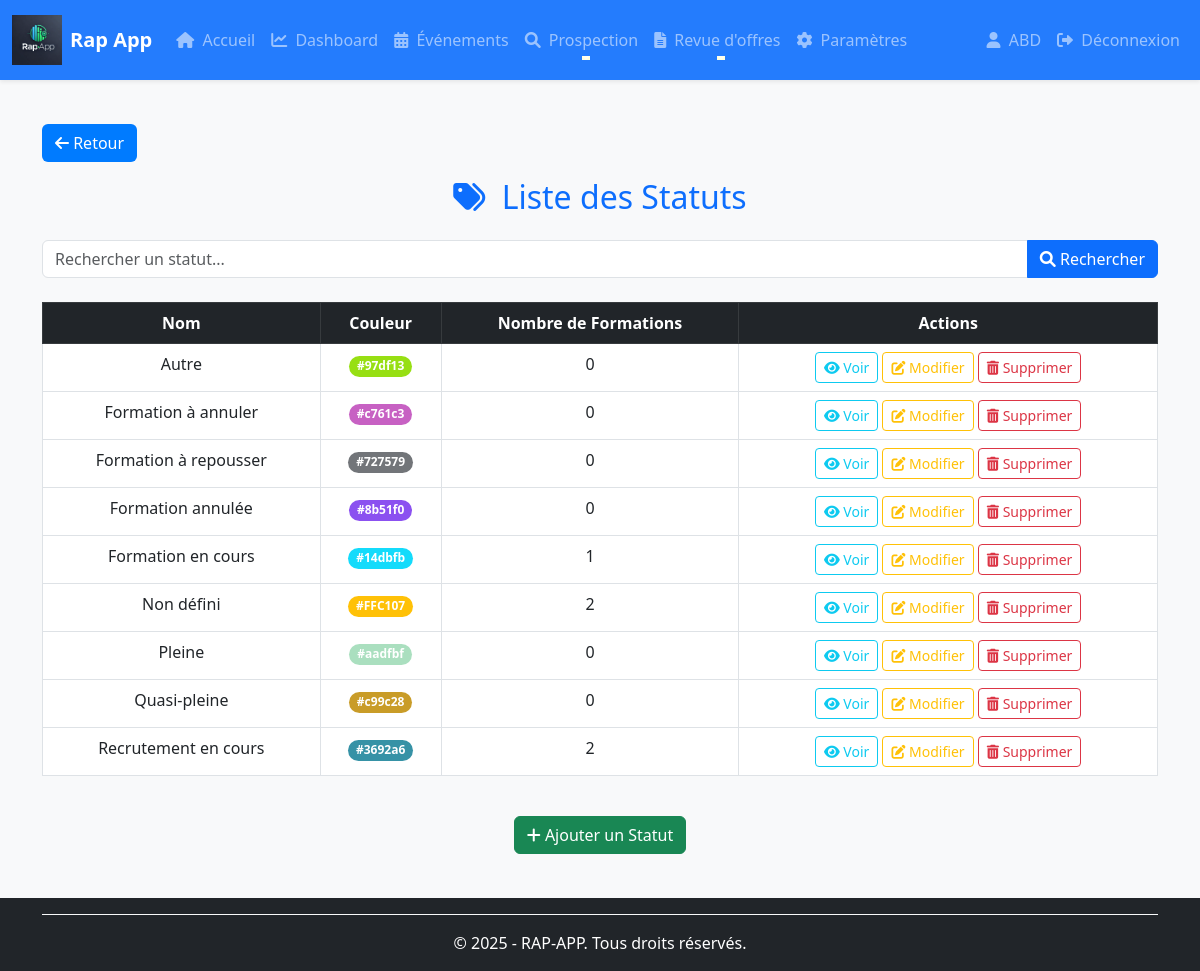
The page /statuts/ (signed in) on the database its author committed.
### rap_app/models/statut.py (models this page shows, shortened)
class Statut(BaseModel):
    NON_DEFINI = 'non_defini'
    RECRUTEMENT_EN_COURS = 'recrutement_en_cours'
    FORMATION_EN_COURS = 'formation_en_cours'
    FORMATION_A_ANNULER = 'formation_a_annuler'
    FORMATION_A_REPOUSSER = 'formation_a_repousser'
    FORMATION_ANNULEE = 'formation_annulee'
    PLEINE = 'pleine'
    QUASI_PLEINE = 'quasi_pleine'
    AUTRE = 'autre'
    STATUT_CHOICES = [
        (NON_DEFINI, 'Non défini'),
        (RECRUTEMENT_EN_COURS, 'Recrutement en cours'),
        (FORMATION_EN_COURS, 'Formation en cours'),
        (FORMATION_A_ANNULER, 'Formation à annuler'),
        (FORMATION_A_REPOUSSER, 'Formation à repousser'),
        (FORMATION_ANNULEE, 'Formation annulée'),
        (PLEINE, 'Pleine'),
        (QUASI_PLEINE, 'Quasi-pleine'),
        (AUTRE, 'Autre'),
    ]
    nom = models.CharField(
        max_length=100,
        choices=STATUT_CHOICES,
        verbose_name="Nom du statut"
    )
    """
    Nom du statut, avec des choix prédéfinis.
    """
    couleur = models.CharField(
        max_length=7,  # Format #RRGGBB
        verbose_name="Couleur",
        help_text="Couleur hexadécimale (ex: #FF5733)",
        blank=True  # Permet d'assigner une couleur par défaut si vide
    )
    """
    Code couleur associé au statut.
    Exemple : `#FF0000` pour rouge, `#00FF00` pour vert.
    Si ce champ est vide, une couleur prédéfinie selon le type de statut sera attribuée.
    """
    description_autre = models.CharField(
        max_length=255,
        blank=True,
        null=True,
        verbose_name="Description personnalisée"
    )
    """
    Permet de renseigner une description si le statut sélectionné est "Autre".
    Obligatoire si le statut est `AUTRE`.
    """
    def get_nom_display(self):
        if self.nom == self.AUTRE and self.description_autre:
            return self.description_autre  # ✅ Retourne la description si le statut est "Autre"
        return dict(self.STATUT_CHOICES).get(self.nom, self.nom)  # ✅ Sinon, retourne le nom normal
    class Meta:
        verbose_name = "Statut"
        verbose_name_plural = "Statuts"
        ordering = ['nom']

### rap_app/views/statuts_views.py (the view, shortened to what this page needs)
# urls.py: path('statuts/', statuts_views.StatutListView.as_view(), name='statut-list'),
class StatutListView(BaseListView):
    model = Statut
    context_object_name = 'statuts'
    template_name = 'statuts/statut_list.html'  # ✅ Ajout du chemin du template
    def get_queryset(self):
        queryset = super().get_queryset().annotate(
            nb_formations=Count('formations')
        )
        q = self.request.GET.get('q')
        if q:
            queryset = queryset.filter(nom__icontains=q)
        return queryset.order_by('nom')
    def get_context_data(self, **kwargs):
        context = super().get_context_data(**kwargs)
        context['filters'] = {
            'q': self.request.GET.get('q', ''),
        }
        return context

### rap_app/templates/statuts/statut_list.html
{% extends "base.html" %}
{% block content %}
<div class="container mt-4">
    {% include "composants/bouton_retour.html" %}
    <h2 class="text-primary text-center mb-4"><i class="fas fa-tags me-2"></i> Liste des Statuts</h2>
    <form method="get" class="mb-4">
        <div class="input-group">
            <input type="text" name="q" class="form-control" placeholder="Rechercher un statut..." value="{{ filters.q }}">
            <button type="submit" class="btn btn-primary"><i class="fas fa-search"></i> Rechercher</button>
        </div>
    </form>
    <div class="table-responsive">
        <table class="table table-hover table-bordered text-center">
            <thead class="table-dark">
                <tr>
                    <th>Nom</th>
                    <th>Couleur</th>
                    <th>Nombre de Formations</th>
                    <th>Actions</th>
                </tr>
            </thead>
            <tbody>
                {% for statut in statuts %}
                <tr>
                    <td>{{ statut.get_nom_display }}</td>
                    <td>
                        <span class="badge rounded-pill text-white" style="background-color: {{ statut.couleur }};">
                            {{ statut.couleur }}
                        </span>
                    </td>
                    <td>{{ statut.nb_formations }}</td>
                    <td>
                        <a href="{% url 'statut-detail' statut.pk %}" class="btn btn-outline-info btn-sm">
                            <i class="fas fa-eye"></i> Voir
                        </a>
                        <a href="{% url 'statut-update' statut.pk %}" class="btn btn-outline-warning btn-sm">
                            <i class="fas fa-edit"></i> Modifier
                        </a>
                        <a href="{% url 'statut-delete' statut.pk %}" class="btn btn-outline-danger btn-sm">
                            <i class="fas fa-trash-alt"></i> Supprimer
                        </a>
                    </td>
                </tr>
                {% empty %}
                <tr>
                    <td colspan="4" class="text-center text-muted">
                        <i class="fas fa-info-circle"></i> Aucun statut trouvé.
                    </td>
                </tr>
                {% endfor %}
            </tbody>
        </table>
    </div>
    <div class="text-center mt-4">
        <a href="{% url 'statut-create' %}" class="btn btn-success">
            <i class="fas fa-plus"></i> Ajouter un Statut
        </a>
    </div>
</div>
{% endblock %}

### rap_app/templates/composants/navbar.html (shortened to what this page needs)
{% load static %}
<nav class="navbar navbar-expand-lg navbar-dark bg-primary shadow-sm sticky-top" id="mainNavbar">
  <div class="container-fluid">
    <a class="navbar-brand d-flex align-items-center" href="{% url 'home' %}">
      <img src="{% static 'images/logo.png' %}" alt="Logo Rap App" class="navbar-logo me-2">
      <span class="fw-bold">Rap App</span>
    </a>
    <div class="collapse navbar-collapse" id="navbarNav">
      <ul class="navbar-nav me-auto mb-2 mb-lg-0">
        <li class="nav-item"><a class="nav-link" href="{% url 'home' %}"><i class="fas fa-home me-1"></i> Accueil</a></li>
        <li class="nav-item"><a class="nav-link" href="{% url 'dashboard' %}"><i class="fas fa-chart-line me-1"></i> Dashboard</a></li>
        <li class="nav-item"><a class="nav-link" href="{% url 'evenement-list' %}"><i class="fas fa-calendar-alt me-1"></i> Événements</a></li>
        <li class="nav-item dropdown">
          <a class="nav-link dropdown-toggle" href="#" id="prospectionDropdown" role="button" data-bs-toggle="dropdown" aria-expanded="false">
            <i class="fas fa-search me-1"></i> Prospection
          </a>
        </li>
        <li class="nav-item dropdown">
          <a class="nav-link dropdown-toggle" href="#" id="revueOffresDropdown" role="button" data-bs-toggle="dropdown" aria-expanded="false">
            <i class="fas fa-file-alt me-1"></i> Revue d'offres
          </a>
        </li>
        <li class="nav-item"><a class="nav-link" href="{% url 'parametres' %}"><i class="fas fa-cog me-1"></i> Paramètres</a></li>
      </ul>
      <ul class="navbar-nav ms-auto mb-2 mb-lg-0">
        {% if user.is_authenticated %}
          <li class="nav-item">
            <a class="nav-link" href="{% url 'user-profile' %}"><i class="fas fa-user me-1"></i> {{ user.username }}</a>
          </li>
          <li class="nav-item">
            <a class="nav-link" href="{% url 'logout' %}"><i class="fas fa-sign-out-alt me-1"></i> Déconnexion</a>
          </li>
        {% else %}
          <li class="nav-item">
            <a class="nav-link" href="{% url 'login' %}"><i class="fas fa-sign-in-alt me-1"></i> Connexion</a>
          </li>
        {% endif %}
      </ul>
    </div>
  </div>
</nav>

### rap_app/templates/base.html (style rules this page uses)
:root { --primary-color: #007bff; --primary-hover-color: #0056b3; --navbar-height: 80px; --background-color: #f8f9fa; }
body { background-color: var(--background-color); display: flex; flex-direction: column; min-height: 100vh; }
.navbar { position: fixed; top: 0; left: 0; right: 0; z-index: 101; height: var(--navbar-height); }
.navbar-logo { height: 60px; width: auto; max-height: 100%; }

### rap_app/templates/composants/navbar.html (style rules this page uses)
.navbar-logo { height: 50px; width: auto; max-height: 100%; }
.navbar { min-height: 80px; transition: background-color 0.3s ease-in-out, box-shadow 0.3s ease-in-out; background-color: rgba(13, 110, 253, 0.9) !important; }
.navbar .nav-link { font-weight: 500; transition: color 0.2s, transform 0.2s; position: relative; }
.navbar .nav-link::after { content: ''; position: absolute; width: 0; height: 2px; background: #ffd; bottom: 0; left: 50%; transform: translateX(-50%); transition: width 0.3s ease; }

### rows shown on the page
Statut: nom "Autre", couleur "#97df13", nb_formations "0"
Statut: nom "Formation à annuler", couleur "#c761c3", nb_formations "0"
Statut: nom "Formation à repousser", couleur "#727579", nb_formations "0"
Statut: nom "Formation annulée", couleur "#8b51f0", nb_formations "0"
Statut: nom "Formation en cours", couleur "#14dbfb", nb_formations "1"
Statut: nom "Non défini", couleur "#FFC107", nb_formations "2"
Statut: nom "Pleine", couleur "#aadfbf", nb_formations "0"
Statut: nom "Quasi-pleine", couleur "#c99c28", nb_formations "0"
Statut: nom "Recrutement en cours", couleur "#3692a6", nb_formations "2"

### other values the page prints
{{ user.username }} "ABD"
